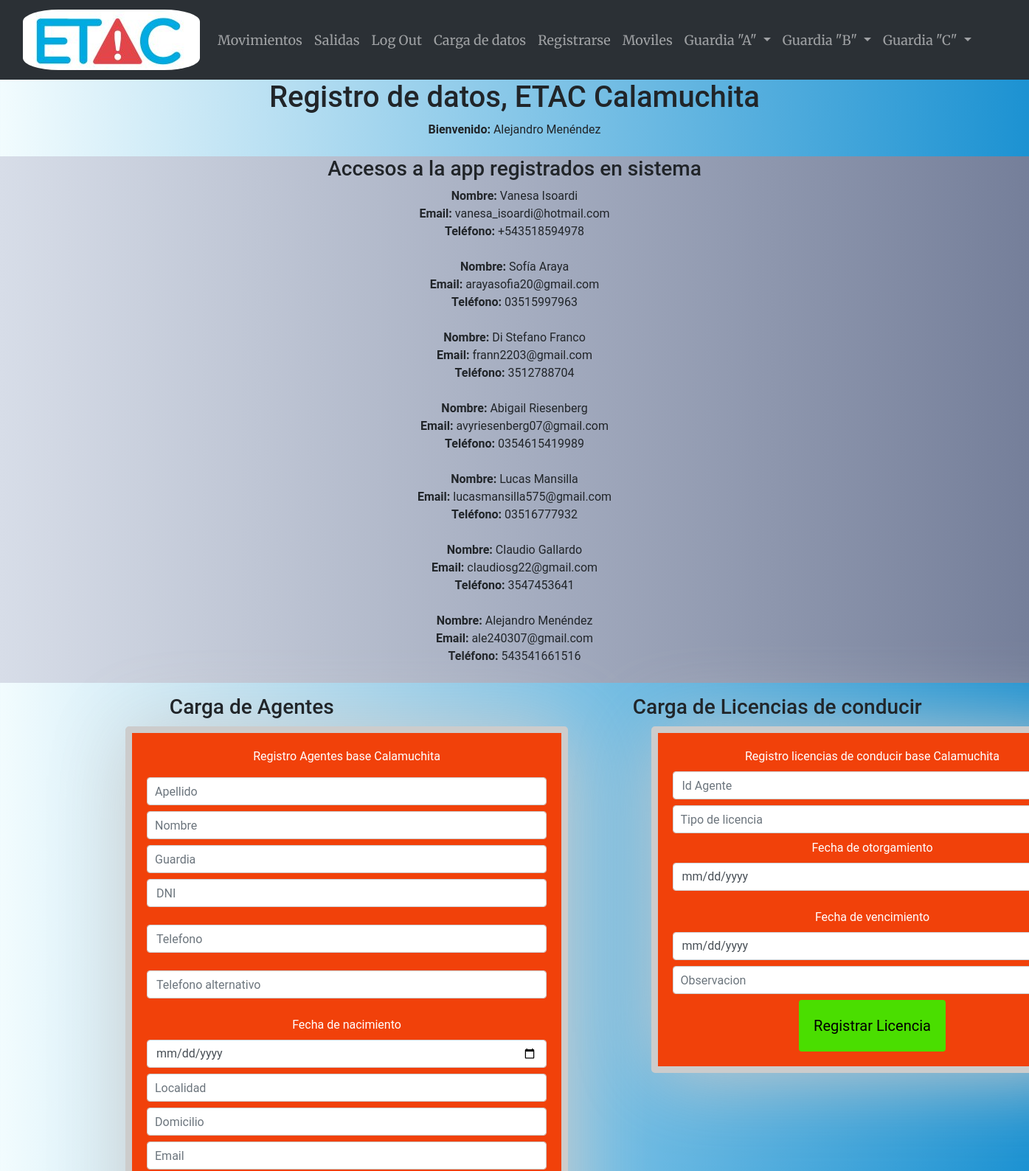
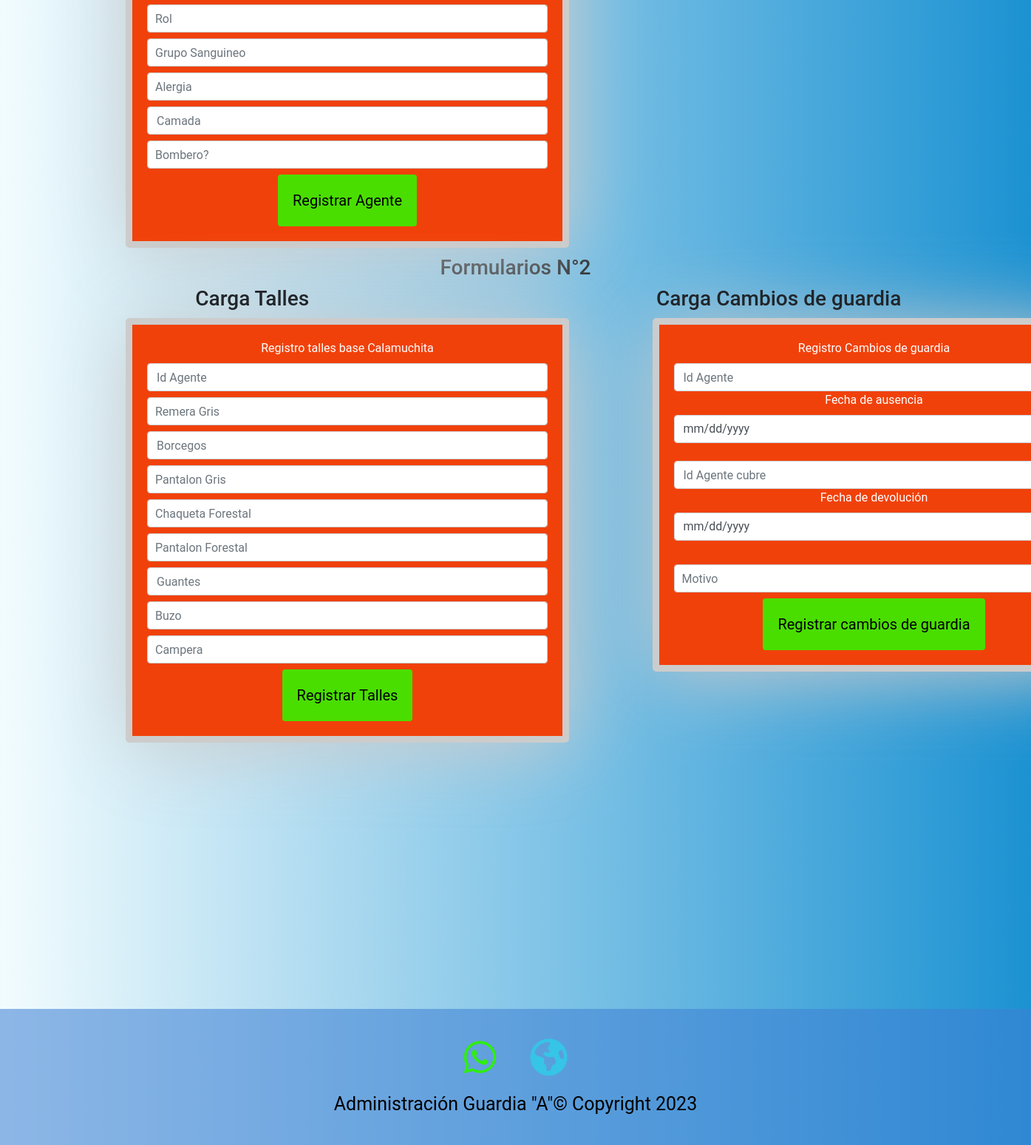
Screenshot of /secrets (signed in) with the database file from the repository (2 pictures, top to bottom).
### main.py (models this page shows)
    class User(UserMixin, db.Model):
        id = db.Column(db.Integer, primary_key=True)
        email = db.Column(db.String(100), unique=True)
        password = db.Column(db.String(100))
        name = db.Column(db.String(1000))
        telefono = db.Column(db.String(15))

### main.py (the view, shortened to what this page needs)
@app.route('/secrets', methods=["GET", "POST"])
@login_required
def secrets():
    ultimos3_usuarios = User.query.order_by(User.id.desc()).all()
    print(current_user.name)
    return render_template("secrets.html", name=current_user, last_three_users=ultimos3_usuarios)

### main.py (called while the page is built)
@login_manager.user_loader
def load_user(user_id):
    return User.query.get(int(user_id))

### templates/secrets.html (shortened to what this page needs)
{% extends "base.html" %}
{% block content %}
<h1 class="text-center">Registro de datos, ETAC Calamuchita</h1>
{% if name %}
      <strong>Bienvenido:</strong> {{ name.name }} <br>
  <br>
  {% endif %}
<div class="usuarios_registrados">
  <h3 class="text-center">Accesos a la app registrados en sistema</h3>
  {% if last_three_users %}
  <ul class="list-unstyled">
    {% for user in last_three_users %}
    <li>
      <strong>Nombre:</strong> {{ user.name }} <br>
      <strong>Email:</strong> {{ user.email }}<br>
      <strong>Teléfono:</strong> {{ user.telefono }}<br><br>
    </li>
    {% endfor %}
  </ul>
  {% else %}
  <p class="text-center">No hay usuarios registrados.</p>
  {% endif %}
</div>
  <section class="formularios">
    <div class="row">
      <div class="col-lg-6 col-md-12">
        <h3 class="text-center">Carga de Agentes</h3>
        <form class="form_ins" action="{{ url_for('secrets') }}" method="post" enctype="multipart/form-data">
          <label style="color:white">Registro Agentes base Calamuchita</label>
          <input type="text" class="form-control" name="apellido" placeholder="Apellido" required="required" />
          <input type="text" class="form-control" name="nombre" placeholder="Nombre" required="required" />
          <input type="text" class="form-control" name="guardia" placeholder="Guardia" required="required" pattern="[A-C]" title="Solo se permiten valores A, B o C" />
          <input type="number" class="form-control" name="dni" placeholder="DNI" required="required" /><br>
          <input type="number" class="form-control" name="telefono" placeholder="Telefono" required="required" /><br>
          <input type="number" class="form-control" name="telefono_alter" placeholder="Telefono alternativo" required="required" /><br>
          <label style="color:white">Fecha de nacimiento</label>
          <input type="date" class="form-control" name="nacimiento" placeholder="Nacimiento" required="required" />
          <input type="text" class="form-control" name="localidad" placeholder="Localidad" required="required" />
          <input type="text" class="form-control" name="domicilio" placeholder="Domicilio" required="required" />
          <input type="email" class="form-control" name="email" placeholder="Email" required="required" />
          <input type="text" class="form-control" name="rol" placeholder="Rol" required="required" />
          <input type="text" class="form-control" name="grupo_sanguineo" placeholder="Grupo Sanguineo" required="required" />
          <input type="text" class="form-control" name="alergia" placeholder="Alergia" required="required" />
          <input type="number" class="form-control" name="camada" placeholder="Camada" required="required" />
          <input type="text" class="form-control" name="bombero" placeholder="Bombero?" required="required" />
          <button type="submit" name="registrar_agente" class="btn btn-primary btn-lg">Registrar Agente</button>
        </form>
      </div>
      <div class="col-lg-6 col-md-12">
        <h3 class="text-center">Carga de Licencias de conducir</h3>
        <form class="form_ins" action="{{ url_for('secrets') }}" method="post" enctype="multipart/form-data">
          <label style="color:white">Registro licencias de conducir base Calamuchita</label>
          <input type="number" class="form-control" name="id_agente" placeholder="Id Agente" required="required" />
          <input type="text" class="form-control" name="tipo" placeholder="Tipo de licencia" required="required" />
          <label style="color:white">Fecha de otorgamiento</label>
          <input type="date" class="form-control" name="fecha_otor" placeholder="Fecha Otorgamiento" required="required" /> <br>
          <label style="color:white">Fecha de vencimiento</label>
          <input type="date" class="form-control" name="fecha_venc" placeholder="Fecha Vencimiento" required="required" />
          <input type="text" class="form-control" name="observacion" placeholder="Observacion" />
          <button type="submit" name="registrar_carnet" class="btn btn-primary btn-lg">Registrar Licencia</button>
        </form>
      </div>
<div>
  <h3>Formularios N°2</h3>
</div>
      <div class="col-lg-6 col-md-12">
        <h3 class="text-center">Carga Talles</h3>
        <form class="form_ins" action="{{ url_for('secrets') }}" method="post" enctype="multipart/form-data">
          <label style="color:white">Registro talles base Calamuchita</label>
          <input type="number" class="form-control" name="id_agente" placeholder="Id Agente" required="required" />
          <input type="text" class="form-control" name="remera_gris" placeholder="Remera Gris" required="required" pattern="^(S|M|L|XL|2XL|3XL|4XL|5XL)$" title="Solo se permiten valores S|M|L|XL|2XL|3XL|4XL|5XL"/>
          <input type="number" class="form-control" name="borcegos" placeholder="Borcegos" required="required" />
          <input type="text" class="form-control" name="Pantalon_gris" placeholder="Pantalon Gris" required="required" pattern="^(S|M|L|XL|2XL|3XL|4XL|5XL)$" title="Solo se permiten valores S|M|L|XL|2XL|3XL|4XL|5XL" />
          <input type="text" class="form-control" name="chaqueta_forestal" placeholder="Chaqueta Forestal" pattern="^(S|M|L|XL|2XL|3XL|4XL|5XL)$" title="Solo se permiten valores S|M|L|XL|2XL|3XL|4XL|5XL"/>
          <input type="text" class="form-control" name="pantalon_forestal" placeholder="Pantalon Forestal" pattern="^(S|M|L|XL|2XL|3XL|4XL|5XL)$" title="Solo se permiten valores S|M|L|XL|2XL|3XL|4XL|5XL"/>
          <input type="number" class="form-control" name="guantes" placeholder="Guantes" />
          <input type="text" class="form-control" name="buzo" placeholder="Buzo" pattern="^(S|M|L|XL|2XL|3XL|4XL|5XL)$" title="Solo se permiten valores S|M|L|XL|2XL|3XL|4XL|5XL"/>
          <input type="text" class="form-control" name="campera" placeholder="Campera" pattern="^(S|M|L|XL|2XL|3XL|4XL|5XL)$" title="Solo se permiten valores S|M|L|XL|2XL|3XL|4XL|5XL" />
          <button type="submit" name="registrar_talles" class="btn btn-primary btn-lg">Registrar Talles</button>
        </form>
      </div>
      <div class="col-lg-6 col-md-12">
        <h3 class="text-center">Carga Cambios de guardia</h3>
        <form class="form_ins" action="{{ url_for('secrets') }}" method="post" enctype="multipart/form-data">
          <label style="color:white">Registro Cambios de guardia</label>
          <input type="number" class="form-control" name="id_agente" placeholder="Id Agente" required="required" />
          <label style="color:white">Fecha de ausencia</label>
          <input type="date" class="form-control" name="fecha_ausencia" placeholder="Fecha ausencia" required="required" /> <br>
          <input type="number" class="form-control" name="id_agente_cubre" placeholder="Id Agente cubre" required="required" />
          <label style="color:white">Fecha de devolución</label>
          <input type="date" class="form-control" name="fecha_devolucion" placeholder="Fecha devolucion" required="required" /> <br>
          <input type="text" class="form-control" name="motivo" placeholder="Motivo" />
          <button type="submit" name="cambiosguardia" class="btn btn-primary btn-lg">Registrar cambios de guardia</button>
        </form>
      </div>
    </div>
  </section>
{% endblock %}

### static/style.css (style rules this page uses)
body { background: #1c92d2; background: -webkit-linear-gradient(to right, #f2fcfe, #1c92d2); background: linear-gradient(to right, #f2fcfe, #1c92d2); text-align:center; font-family:"Roboto"; }
form { background-color: #F1410A ; margin:10px 170px; border: 9px solid #ccc; padding: 20px; width: 600px; border-radius: 5px; box-shadow: 3px 6px 110px #ccc; }
input[type=text], input[type=email], textarea { width: 100%; padding: 10px; margin: 8px 0; border: 1px solid #ccc; border-radius: 4px; box-sizing: border-box; }
button[type=submit] { background-color:#4ADE00; color: black; padding: 20px 20px; border: none; border-radius: 4px; cursor: pointer; }
.usuarios_registrados { background: #757F9A; background: -webkit-linear-gradient(to right, #D7DDE8, #757F9A); background: linear-gradient(to right, #D7DDE8, #757F9A); }

### rows the page displays
User: name "Alejandro Menéndez", email "ale240307@gmail.com", telefono "543541661516"
User: name "Vanesa Isoardi", email "vanesa_isoardi@hotmail.com", telefono "+543518594978"
User: name "Sofía Araya", email "arayasofia20@gmail.com", telefono "03515997963"
User: name "Di Stefano Franco", email "frann2203@gmail.com", telefono "3512788704"
User: name "Abigail Riesenberg", email "avyriesenberg07@gmail.com", telefono "0354615419989"
User: name "Lucas Mansilla", email "lucasmansilla575@gmail.com", telefono "03516777932"
User: name "Claudio Gallardo", email "claudiosg22@gmail.com", telefono "3547453641"
